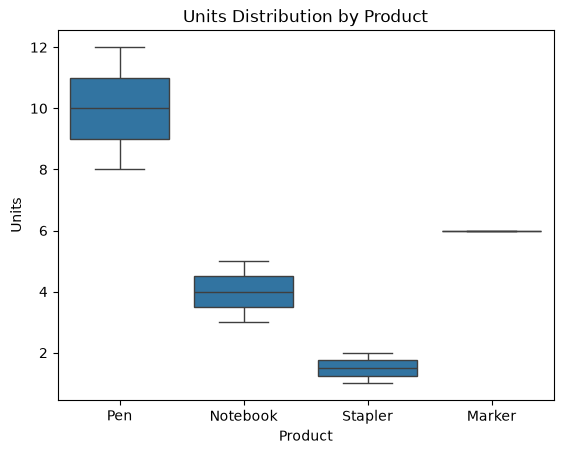

Generate this figure with Python:
import pandas as pd
import seaborn as sns
import matplotlib.pyplot as plt

orders = pd.DataFrame({
    "product": ["Pen", "Notebook", "Pen", "Stapler", "Notebook", "Marker", "Pen", "Stapler"],
    "units": [10, 5, 8, 2, 3, 6, 12, 1]
})

sns.boxplot(data=orders, x="product", y="units")

plt.xlabel("Product")
plt.ylabel("Units")
plt.title("Units Distribution by Product")

plt.savefig("seaborn_boxplot_units.png", bbox_inches="tight")

print("Saved seaborn_boxplot_units.png")
